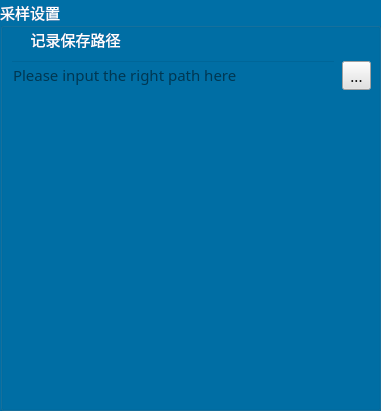
  <widget class="QGroupBox" name="groupBox_11">
   <property name="geometry">
    <rect>
     <x>1220</x>
     <y>450</y>
     <width>381</width>
     <height>411</height>
    </rect>
   </property>
   <property name="palette">
    <palette>
     <active>
      <colorrole role="WindowText">
       <brush brushstyle="SolidPattern">
        <color alpha="255">
         <red>255</red>
         <green>255</green>
         <blue>255</blue>
        </color>
       </brush>
      </colorrole>
      <colorrole role="Button">
       <brush brushstyle="SolidPattern">
        <color alpha="255">
         <red>0</red>
         <green>111</green>
         <blue>166</blue>
        </color>
       </brush>
      </colorrole>
      <colorrole role="Text">
       <brush brushstyle="SolidPattern">
        <color alpha="255">
         <red>255</red>
         <green>255</green>
         <blue>255</blue>
        </color>
       </brush>
      </colorrole>
      <colorrole role="ButtonText">
       <brush brushstyle="SolidPattern">
        <color alpha="255">
         <red>255</red>
         <green>255</green>
         <blue>255</blue>
        </color>
       </brush>
      </colorrole>
      <colorrole role="Base">
       <brush brushstyle="SolidPattern">
        <color alpha="255">
         <red>0</red>
         <green>111</green>
         <blue>166</blue>
        </color>
       </brush>
      </colorrole>
      <colorrole role="Window">
       <brush brushstyle="SolidPattern">
        <color alpha="255">
         <red>0</red>
         <green>111</green>
         <blue>166</blue>
        </color>
       </brush>
      </colorrole>
      <colorrole role="PlaceholderText">
       <brush brushstyle="SolidPattern">
        <color alpha="128">
         <red>255</red>
         <green>255</green>
         <blue>255</blue>
        </color>
       </brush>
      </colorrole>
     </active>
     <inactive>
      <colorrole role="WindowText">
       <brush brushstyle="SolidPattern">
        <color alpha="255">
         <red>255</red>
         <green>255</green>
         <blue>255</blue>
        </color>
       </brush>
      </colorrole>
      <colorrole role="Button">
       <brush brushstyle="SolidPattern">
        <color alpha="255">
         <red>0</red>
         <green>111</green>
         <blue>166</blue>
        </color>
       </brush>
      </colorrole>
      <colorrole role="Text">
       <brush brushstyle="SolidPattern">
        <color alpha="255">
         <red>255</red>
         <green>255</green>
         <blue>255</blue>
        </color>
       </brush>
      </colorrole>
      <colorrole role="ButtonText">
       <brush brushstyle="SolidPattern">
        <color alpha="255">
         <red>255</red>
         <green>255</green>
         <blue>255</blue>
        </color>
       </brush>
      </colorrole>
      <colorrole role="Base">
       <brush brushstyle="SolidPattern">
        <color alpha="255">
         <red>0</red>
         <green>111</green>
         <blue>166</blue>
        </color>
       </brush>
      </colorrole>
      <colorrole role="Window">
       <brush brushstyle="SolidPattern">
        <color alpha="255">
         <red>0</red>
         <green>111</green>
         <blue>166</blue>
        </color>
       </brush>
      </colorrole>
      <colorrole role="PlaceholderText">
       <brush brushstyle="SolidPattern">
        <color alpha="128">
         <red>255</red>
         <green>255</green>
         <blue>255</blue>
        </color>
       </brush>
      </colorrole>
     </inactive>
     <disabled>
      <colorrole role="WindowText">
       <brush brushstyle="SolidPattern">
        <color alpha="255">
         <red>120</red>
         <green>120</green>
         <blue>120</blue>
        </color>
       </brush>
      </colorrole>
      <colorrole role="Button">
       <brush brushstyle="SolidPattern">
        <color alpha="255">
         <red>0</red>
         <green>111</green>
         <blue>166</blue>
        </color>
       </brush>
      </colorrole>
      <colorrole role="Text">
       <brush brushstyle="SolidPattern">
        <color alpha="255">
         <red>120</red>
         <green>120</green>
         <blue>120</blue>
        </color>
       </brush>
      </colorrole>
      <colorrole role="ButtonText">
       <brush brushstyle="SolidPattern">
        <color alpha="255">
         <red>120</red>
         <green>120</green>
         <blue>120</blue>
        </color>
       </brush>
      </colorrole>
      <colorrole role="Base">
       <brush brushstyle="SolidPattern">
        <color alpha="255">
         <red>0</red>
         <green>111</green>
         <blue>166</blue>
        </color>
       </brush>
      </colorrole>
      <colorrole role="Window">
       <brush brushstyle="SolidPattern">
        <color alpha="255">
         <red>0</red>
         <green>111</green>
         <blue>166</blue>
        </color>
       </brush>
      </colorrole>
      <colorrole role="PlaceholderText">
       <brush brushstyle="SolidPattern">
        <color alpha="128">
         <red>0</red>
         <green>0</green>
         <blue>0</blue>
        </color>
       </brush>
      </colorrole>
     </disabled>
    </palette>
   </property>
   <property name="font">
    <font>
     <family>等线</family>
     <pointsize>11</pointsize>
    </font>
   </property>
   <property name="title">
    <string>采样设置</string>
   </property>
   <widget class="QWidget" name="layoutWidget_3">
    <property name="geometry">
     <rect>
      <x>10</x>
      <y>60</y>
      <width>361</width>
      <height>31</height>
     </rect>
    </property>
    <layout class="QHBoxLayout" name="horizontalLayout">
     <item>
      <widget class="QLineEdit" name="record_path_edit">
       <property name="font">
        <font>
         <family>黑体</family>
         <weight>50</weight>
         <bold>false</bold>
        </font>
       </property>
       <property name="styleSheet">
        <string notr="true">background:transparent;</string>
       </property>
       <property name="placeholderText">
        <string>Please input the right path here</string>
       </property>
      </widget>
     </item>
     <item>
      <widget class="QToolButton" name="record_path_button">
       <property name="cursor">
        <cursorShape>ClosedHandCursor</cursorShape>
       </property>
       <property name="styleSheet">
        <string notr="true">background-color: rgb(226, 226, 226);</string>
       </property>
       <property name="text">
        <string>...</string>
       </property>
      </widget>
     </item>
    </layout>
   </widget>
   <widget class="QLabel" name="label_21">
    <property name="geometry">
     <rect>
      <x>10</x>
      <y>30</y>
      <width>131</width>
      <height>19</height>
     </rect>
    </property>
    <property name="palette">
     <palette>
      <active>
       <colorrole role="WindowText">
        <brush brushstyle="SolidPattern">
         <color alpha="255">
          <red>255</red>
          <green>255</green>
          <blue>255</blue>
         </color>
        </brush>
       </colorrole>
       <colorrole role="Button">
        <brush brushstyle="SolidPattern">
         <color alpha="255">
          <red>0</red>
          <green>111</green>
          <blue>166</blue>
         </color>
        </brush>
       </colorrole>
       <colorrole role="Base">
        <brush brushstyle="SolidPattern">
         <color alpha="255">
          <red>0</red>
          <green>111</green>
          <blue>166</blue>
         </color>
        </brush>
       </colorrole>
       <colorrole role="Window">
        <brush brushstyle="SolidPattern">
         <color alpha="255">
          <red>0</red>
          <green>111</green>
          <blue>166</blue>
         </color>
        </brush>
       </colorrole>
      </active>
      <inactive>
       <colorrole role="WindowText">
        <brush brushstyle="SolidPattern">
         <color alpha="255">
          <red>255</red>
          <green>255</green>
          <blue>255</blue>
         </color>
        </brush>
       </colorrole>
       <colorrole role="Button">
        <brush brushstyle="SolidPattern">
         <color alpha="255">
          <red>0</red>
          <green>111</green>
          <blue>166</blue>
         </color>
        </brush>
       </colorrole>
       <colorrole role="Base">
        <brush brushstyle="SolidPattern">
         <color alpha="255">
          <red>0</red>
          <green>111</green>
          <blue>166</blue>
         </color>
        </brush>
       </colorrole>
       <colorrole role="Window">
        <brush brushstyle="SolidPattern">
         <color alpha="255">
          <red>0</red>
          <green>111</green>
          <blue>166</blue>
         </color>
        </brush>
       </colorrole>
      </inactive>
      <disabled>
       <colorrole role="WindowText">
        <brush brushstyle="SolidPattern">
         <color alpha="255">
          <red>120</red>
          <green>120</green>
          <blue>120</blue>
         </color>
        </brush>
       </colorrole>
       <colorrole role="Button">
        <brush brushstyle="SolidPattern">
         <color alpha="255">
          <red>0</red>
          <green>111</green>
          <blue>166</blue>
         </color>
        </brush>
       </colorrole>
       <colorrole role="Base">
        <brush brushstyle="SolidPattern">
         <color alpha="255">
          <red>0</red>
          <green>111</green>
          <blue>166</blue>
         </color>
        </brush>
       </colorrole>
       <colorrole role="Window">
        <brush brushstyle="SolidPattern">
         <color alpha="255">
          <red>0</red>
          <green>111</green>
          <blue>166</blue>
         </color>
        </brush>
       </colorrole>
      </disabled>
     </palette>
    </property>
    <property name="font">
     <font>
      <family>等线</family>
      <pointsize>11</pointsize>
     </font>
    </property>
    <property name="layoutDirection">
     <enum>Qt::LeftToRight</enum>
    </property>
    <property name="text">
     <string>记录保存路径</string>
    </property>
    <property name="alignment">
     <set>Qt::AlignCenter</set>
    </property>
   </widget>
  </widget>
